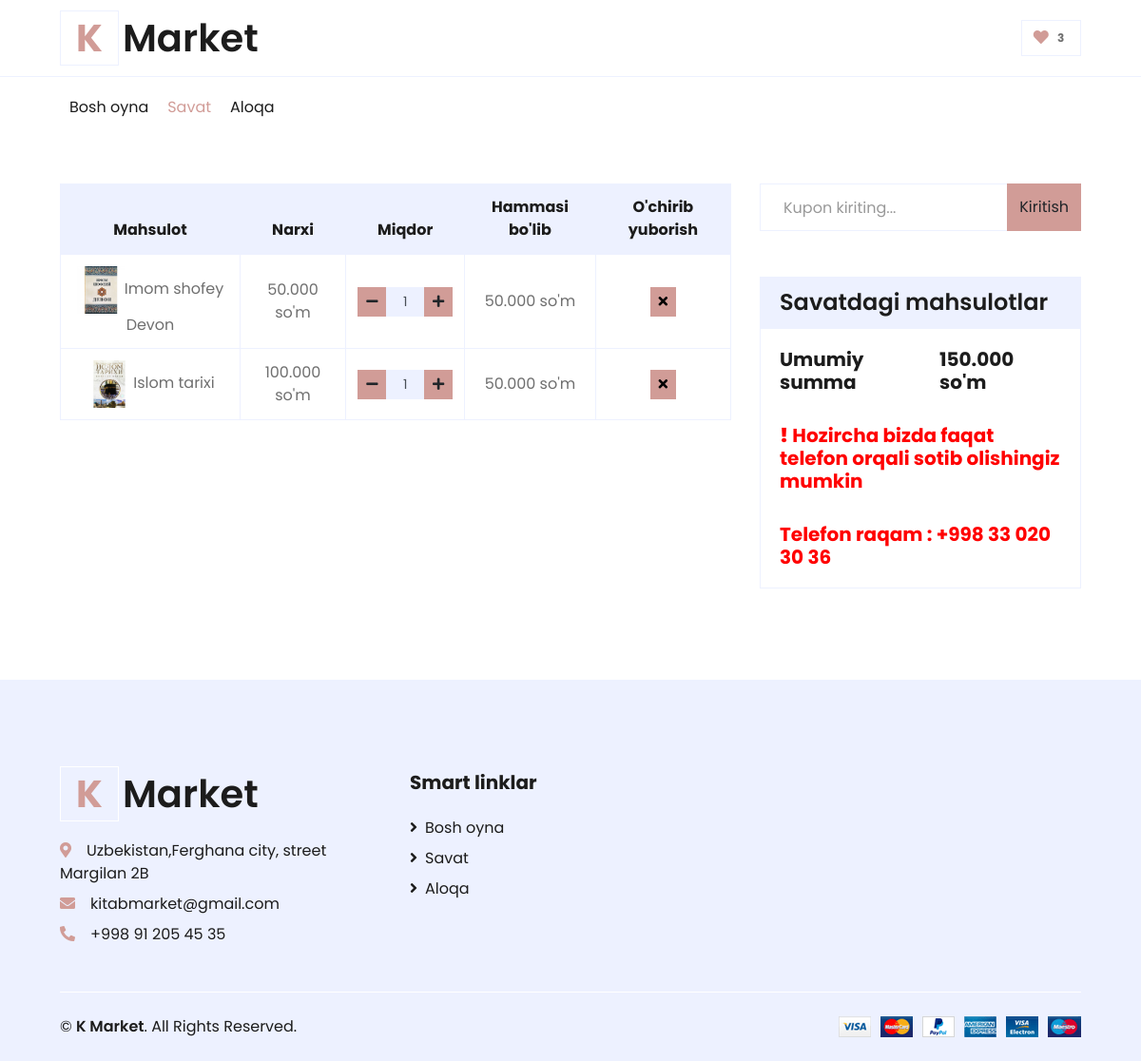
/savat/ (signed in), run on an earlier commit of the app's database.
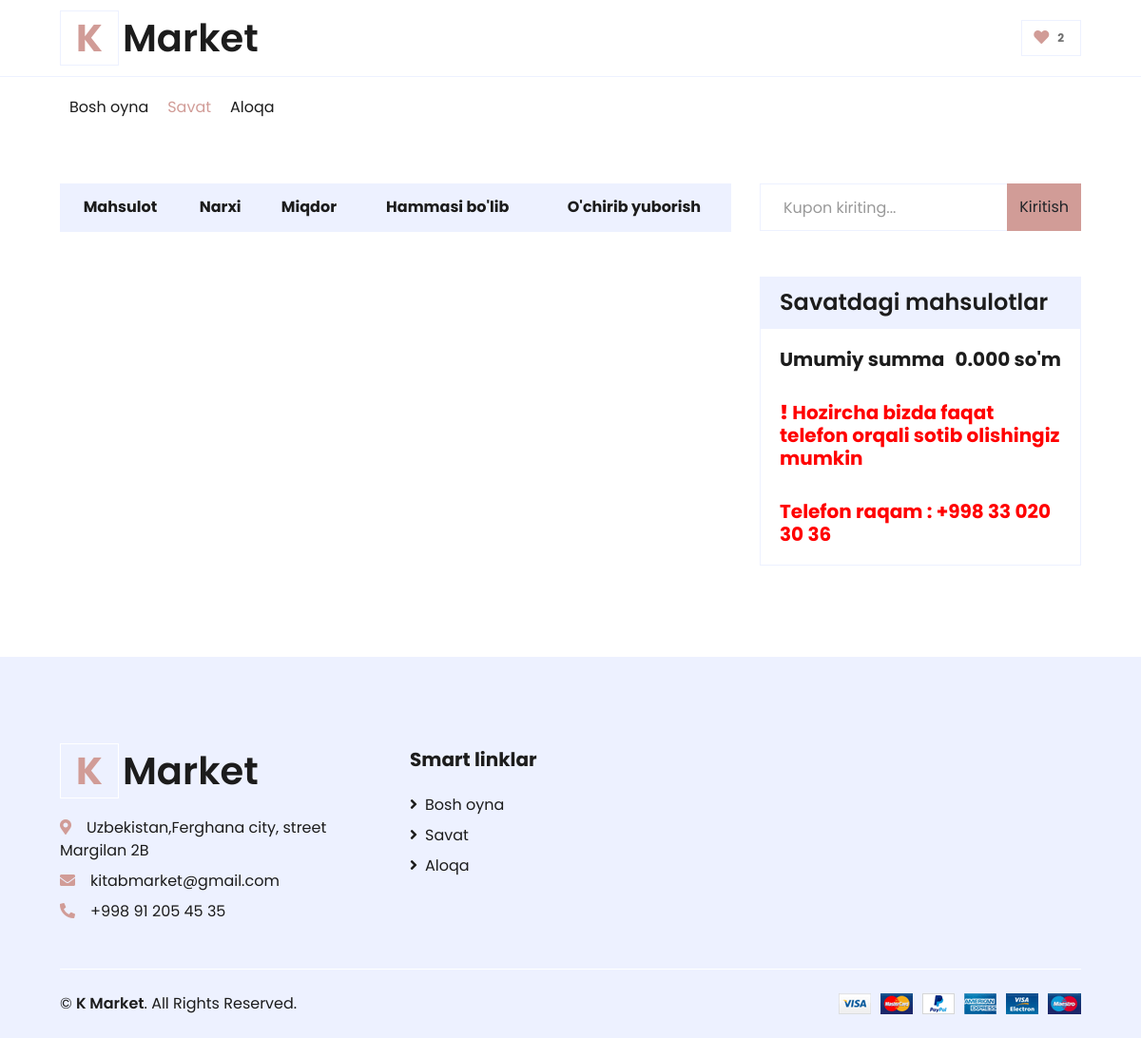
And on a later commit of the database.
### home/models.py (models this page shows, shortened)
class Savatitem(models.Model):
    savat = models.ForeignKey(Savat, on_delete=models.CASCADE)
    mahsulot = models.ForeignKey(Mahsulot, on_delete=models.CASCADE)
    miqdor = models.PositiveIntegerField()
    summa = models.PositiveIntegerField(null=True)

class Mahsulot(models.Model):
    nom = models.CharField(max_length=50)
    muallif = models.CharField(max_length=70)
    narx = models.PositiveIntegerField()
    mavjud = models.IntegerField()
    kitob_tili = models.CharField(max_length=50)
    bolim = models.ForeignKey(Bolim, on_delete=models.CASCADE, null=True)

class Media(models.Model):
    rasm = models.FileField(upload_to="mahsulotlar-media")
    mahsulot = models.ForeignKey(Mahsulot, on_delete=models.CASCADE)

### home/views.py (the view)
# urls.py: path('savat/', CartView.as_view(), name="savat"),
class CartView(View):
    def get(self,request):
        if request.user.is_authenticated:
            savat_itemlar = Savatitem.objects.filter(savat__account__user=request.user)
            umumiy_summa = 0
            for i in savat_itemlar:
                 umumiy_summa += i.mahsulot.narx * i.miqdor
            content = {
                "savat_itemlar":savat_itemlar,
                "umumiy_summa": umumiy_summa,
                "like_count": len(Like.objects.filter(account__user=request.user))
            }
            return render(request, 'cart.html', content)
        else:
            return redirect('login')

### templates/cart.html (shortened to what the changed rows need)
<!DOCTYPE html>
<html lang="en">
<head>
    {% load static %}
    <link href="https://cdnjs.cloudflare.com/ajax/libs/font-awesome/5.10.0/css/all.min.css" rel="stylesheet">
    <link href="{% static 'lib/owlcarousel/assets/owl.carousel.min.css' %}" rel="stylesheet">
    <link href="{% static 'css/style.css' %}" rel="stylesheet">
</head>
<body>
    <div class="container-fluid">
        <div class="row align-items-center py-3 px-xl-5">
            <div class="col-lg-3 d-none d-lg-block">
                <a href="/" class="text-decoration-none">
                    <h1 class="m-0 display-5 font-weight-semi-bold"><span class="text-primary font-weight-bold border px-3 mr-1">K</span>Market</h1>
                </a>
            </div>
            <div class="col-lg-3 col-6 text-right">
                <a href="/yoqganlar" class="btn border">
                    <i class="fas fa-heart text-primary"></i>
                    <span class="badge">{{like_count}}</span>
                </a>
            </div>
        </div>
    </div>
    <div class="container-fluid pt-5">
        <div class="row px-xl-5">
            <div class="col-lg-8 table-responsive mb-5">
                <table class="table table-bordered text-center mb-0">
                    <thead class="bg-secondary text-dark">
                        <tr>
                            <th>Mahsulot</th>
                            <th>Narxi</th>
                            <th>Miqdor</th>
                            <th>Hammasi bo'lib</th>
                            <th>O'chirib yuborish</th>
                        </tr>
                    </thead>
                    <tbody class="align-middle">
                    {% for item in savat_itemlar %}
                        <tr>
                            <td class="align-middle"><img src="{{item.mahsulot.media_set.first.rasm.url}}" alt="" style="width: 50px;">{{item.mahsulot.nom}}</td>
                            <td class="align-middle">{{item.mahsulot.narx}}.000 so'm</td>
                            <td class="align-middle">
                                <div class="input-group quantity mx-auto" style="width: 100px;">
                                    <a href="/item_minus/{{item.id}}/">
                                        <div class="input-group-btn">
                                            <button class="btn btn-sm btn-primary btn-minus">
                                            <i class="fa fa-minus"></i>
                                            </button>
                                        </div>
                                    </a>
                                    <input type="text" class="form-control form-control-sm bg-secondary text-center" value="{{item.miqdor}}">
                                    <div class="input-group-btn">
                                        <a href="/item_plus/{{item.id}}">
                                            <button class="btn btn-sm btn-primary btn-plus">
                                                <i class="fa fa-plus"></i>
                                            </button>
                                        </a>
                                    </div>
                                </div>
                            </td>
                            <td class="align-middle">{{item.summa}}.000 so'm</td>
                            <td class="align-middle">
                                <button class="btn btn-sm btn-primary">
                                        <a href="/savat_item_minus/{{item.id}}/">
                                            <i class="fa fa-times" style="color:black">
                                            </i>
                                        </a>
                                </button>
                            </td>
                        </tr>
                    {% endfor %}
                    </tbody>
                </table>
            </div>
            <div class="col-lg-4">
                <div class="card border-secondary mb-5">
                    <div class="card-footer border-secondary bg-transparent">
                        <div class="d-flex justify-content-between mt-2">
                            <h5 class="font-weight-bold">Umumiy summa</h5>
                            <h5 class="font-weight-bold">{{umumiy_summa}}.000 so'm</h5>
                        </div>
                        <br>
                    </div>
                </div>
            </div>
        </div>
    </div>
    <div class="container-fluid bg-secondary text-dark mt-5 pt-5">
        <div class="row px-xl-5 pt-5">
            <div class="col-lg-4 col-md-12 mb-5 pr-3 pr-xl-5">
                <a href="" class="text-decoration-none">
                    <h1 class="mb-4 display-5 font-weight-semi-bold"><span class="text-primary font-weight-bold border border-white px-3 mr-1">K</span>Market</h1>
                </a>
            </div>
        </div>
    </div>
</body>
</html>

What changed in the data, as far as the page shows it:
removed Savatitem: mahsulot.media_set.first.rasm (picture), mahsulot.nom "Imom shofey Devon", mahsulot.narx "50", miqdor "1", summa "50"
removed Savatitem: mahsulot.media_set.first.rasm (picture), mahsulot.nom "Islom tarixi", mahsulot.narx "100", miqdor "1", summa "50"
Also different on the page:
{{ like_count }}: "3" → "2"
{{ umumiy_summa }}: "150" → "0"
